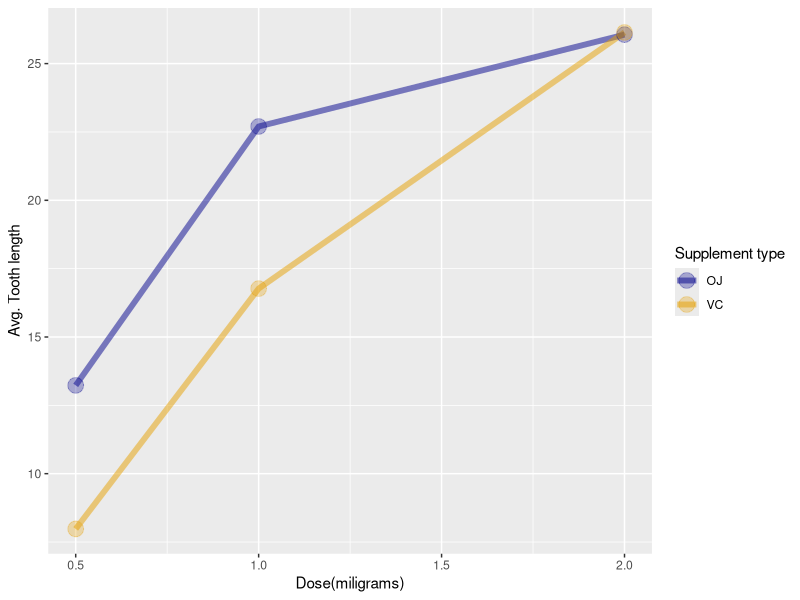

This figure's R source: (Note: this script raises an error after producing the figure.)
## ---- chunk 1
library(ggplot2)
library(plyr)
## ---- chunk 2
library(datasets)
data(ToothGrowth)
## ---- chunk 3
str(ToothGrowth)
## ---- chunk 4
summary(ToothGrowth)
## ---- chunk 5
table(ToothGrowth$dose, ToothGrowth$supp)
## ---- chunk 6
agg <- aggregate(len ~ dose + supp, ToothGrowth, mean)
ggplot(agg, aes(x=dose, y=len, colour = supp)) +
    geom_line(size=2, alpha=.5) + geom_point(size=5, alpha=.3) +
    xlab("Dose(miligrams)") + ylab("Avg. Tooth length") +
    guides(colour=guide_legend(title="Supplement type")) +
    scale_color_manual(values = c("darkblue", "#E69F00"))
## ---- chunk 7
ddply(ToothGrowth, dose ~ supp,function(x) 
      c(mean=mean(x$len), sd=sd(x$len),
        conf.int=t.test(x$len)$conf.int))
## ---- chunk 8
t.test(len ~ dose, paired=FALSE, var.equal=TRUE,
       data=subset(ToothGrowth, dose %in% c(1.0,2.0) & supp == 'OJ'))
## ---- chunk 9
hp <- t.test(len ~ dose, paired=FALSE, var.equal=TRUE,
       data=subset(ToothGrowth, dose %in% c(1.0,2.0) & supp == 'OJ'))
t <- hp$statistic
p <- hp$parameter
q <- qt(.025, p)
## ---- chunk 10
t.test(len ~ supp, paired=FALSE, var.equal=FALSE,
       data=subset(ToothGrowth, dose == 2.0))
